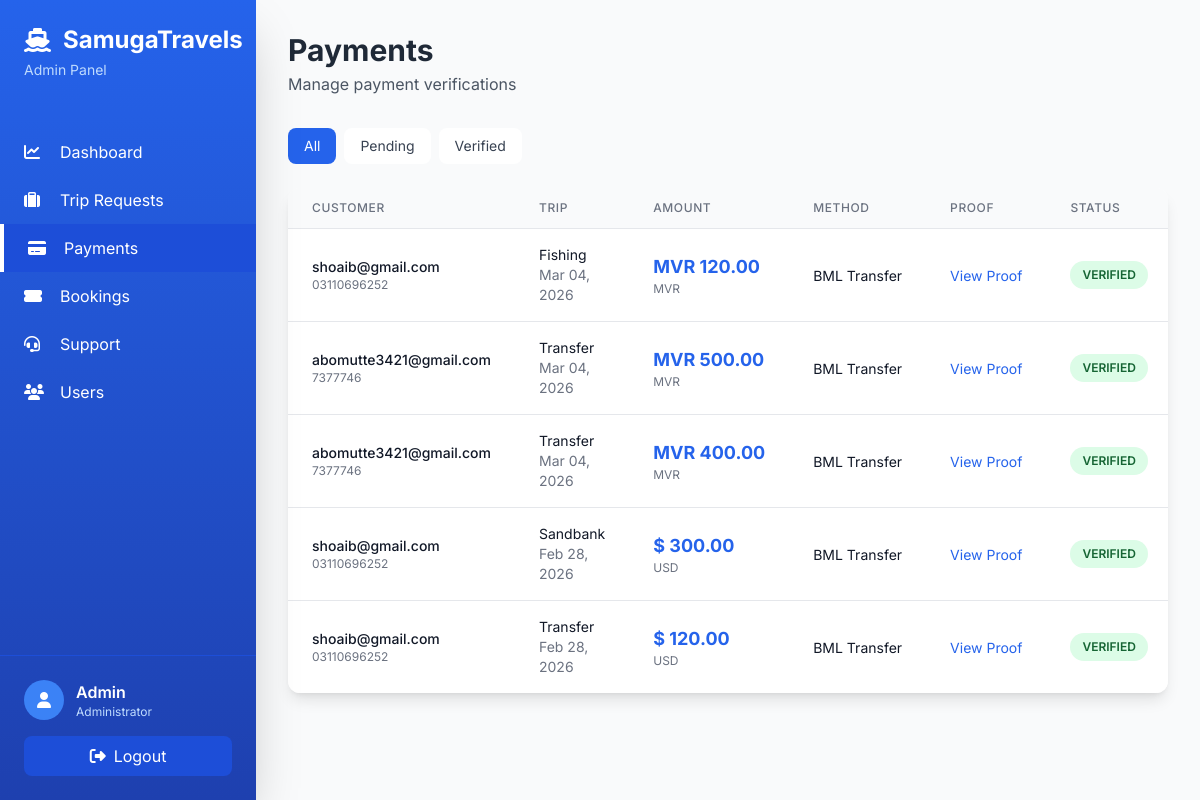
The page /api/admin-panel/payments/ (signed in) on the database its author committed.
### api/models.py (models this page shows, shortened)
class User(AbstractUser):
    phone_number = models.CharField(max_length=20, unique=True, null=True, blank=True)
    otp = models.CharField(max_length=6, null=True, blank=True)
    otp_created_at = models.DateTimeField(null=True, blank=True)
    is_admin = models.BooleanField(default=False)
    profile_image = models.ImageField(upload_to='profile_images/', null=True, blank=True)

class Payment(models.Model):
    PAYMENT_METHODS = [
        ('card', 'Card Payment'),
        ('bml', 'BML Transfer'),
        ('mib', 'MIB Transfer'),
    ]
    PAYMENT_STATUS = [
        ('pending', 'Pending'),
        ('verified', 'Verified'),
        ('failed', 'Failed'),
    ]
    CURRENCY_CHOICES = [
        ('USD', 'US Dollar'),
        ('MVR', 'Maldivian Rufiyaa'),
    ]
    id = models.UUIDField(primary_key=True, default=uuid.uuid4, editable=False)
    trip_request = models.OneToOneField(TripRequest, on_delete=models.CASCADE, related_name='payment')
    payment_method = models.CharField(max_length=20, choices=PAYMENT_METHODS)
    amount = models.DecimalField(max_digits=10, decimal_places=2)
    currency = models.CharField(max_length=3, choices=CURRENCY_CHOICES, default='USD')
    payment_proof = models.ImageField(upload_to='payment_proofs/', null=True, blank=True)
    transaction_id = models.CharField(max_length=255, blank=True)
    status = models.CharField(max_length=20, choices=PAYMENT_STATUS, default='pending')
    created_at = models.DateTimeField(auto_now_add=True)
    verified_at = models.DateTimeField(null=True, blank=True)

class TripRequest(models.Model):
    TRIP_TYPES = [
        ('transfer', 'Transfer'),
        ('snorkeling', 'Snorkeling'),
        ('fishing', 'Fishing'),
        ('sandbank', 'Sandbank'),
        ('guesthouse_transfer', 'Guesthouse Transfer'),
    ]
    STATUS_CHOICES = [
        ('pending', 'Pending'),
        ('quoted', 'Quoted'),
        ('accepted', 'Accepted'),
        ('payment_pending', 'Payment Pending'),
        ('confirmed', 'Confirmed'),
        ('completed', 'Completed'),
        ('cancelled', 'Cancelled'),
    ]
    CURRENCY_CHOICES = [
        ('USD', 'US Dollar'),
        ('MVR', 'Maldivian Rufiyaa'),
    ]
    id = models.UUIDField(primary_key=True, default=uuid.uuid4, editable=False)
    user = models.ForeignKey(User, on_delete=models.CASCADE, related_name='trip_requests')
    trip_type = models.CharField(max_length=50, choices=TRIP_TYPES)
    pickup_location = models.CharField(max_length=255)
    destination = models.CharField(max_length=255)
    trip_date = models.DateField()
    trip_time = models.TimeField()
    passenger_count = models.IntegerField()
    special_notes = models.TextField(blank=True)
    preferred_currency = models.CharField(max_length=3, choices=CURRENCY_CHOICES, default='USD')
    status = models.CharField(max_length=50, choices=STATUS_CHOICES, default='pending')
    created_at = models.DateTimeField(auto_now_add=True)
    updated_at = models.DateTimeField(auto_now=True)

### api/admin_views.py (the view)
# urls.py: path('admin-panel/payments/', payments_list, name='admin_payments'),
@login_required
@user_passes_test(is_admin)
def payments_list(request):
    status_filter = request.GET.get('status', 'all')
    payments = Payment.objects.select_related('trip_request__user').order_by('-created_at')
    if status_filter != 'all':
        payments = payments.filter(status=status_filter)
    context = {
        'payments': payments,
        'status_filter': status_filter,
    }
    return render(request, 'admin_panel/payments.html', context)

### api/admin_views.py (called while the page is built)
def is_admin(user):
    return user.is_authenticated and user.is_admin

### api/templates/admin_panel/payments.html (shortened to what this page needs)
{% extends 'admin_panel/base.html' %}
{% block page_title %}Payments{% endblock %}
{% block page_subtitle %}Manage payment verifications{% endblock %}
{% block content %}
<div class="mb-4 sm:mb-6 flex flex-wrap gap-2">
    <a href="?status=all" class="px-3 sm:px-4 py-2 text-sm rounded-lg {% if status_filter == 'all' %}bg-blue-600 text-white{% else %}bg-white text-gray-700 hover:bg-gray-50{% endif %} transition whitespace-nowrap">
        All
    </a>
    <a href="?status=pending" class="px-3 sm:px-4 py-2 text-sm rounded-lg {% if status_filter == 'pending' %}bg-orange-600 text-white{% else %}bg-white text-gray-700 hover:bg-gray-50{% endif %} transition whitespace-nowrap">
        Pending
    </a>
    <a href="?status=verified" class="px-3 sm:px-4 py-2 text-sm rounded-lg {% if status_filter == 'verified' %}bg-green-600 text-white{% else %}bg-white text-gray-700 hover:bg-gray-50{% endif %} transition whitespace-nowrap">
        Verified
    </a>
</div>
<div class="bg-white rounded-xl shadow-lg overflow-hidden">
    <div class="overflow-x-auto">
        <table class="min-w-full divide-y divide-gray-200">
            <thead class="bg-gray-50">
                <tr>
                    <th class="px-3 sm:px-6 py-3 text-left text-xs font-medium text-gray-500 uppercase tracking-wider">Customer</th>
                    <th class="px-3 sm:px-6 py-3 text-left text-xs font-medium text-gray-500 uppercase tracking-wider hidden md:table-cell">Trip</th>
                    <th class="px-3 sm:px-6 py-3 text-left text-xs font-medium text-gray-500 uppercase tracking-wider">Amount</th>
                    <th class="px-3 sm:px-6 py-3 text-left text-xs font-medium text-gray-500 uppercase tracking-wider hidden sm:table-cell">Method</th>
                    <th class="px-3 sm:px-6 py-3 text-left text-xs font-medium text-gray-500 uppercase tracking-wider hidden lg:table-cell">Proof</th>
                    <th class="px-3 sm:px-6 py-3 text-left text-xs font-medium text-gray-500 uppercase tracking-wider">Status</th>
                </tr>
            </thead>
            <tbody class="bg-white divide-y divide-gray-200">
                {% for payment in payments %}
                <tr class="hover:bg-gray-50">
                    <td class="px-3 sm:px-6 py-4 whitespace-nowrap">
                        <div class="text-xs sm:text-sm font-medium text-gray-900">{{ payment.trip_request.user.email }}</div>
                        <div class="text-xs text-gray-500">{{ payment.trip_request.user.phone_number|default:"-" }}</div>
                    </td>
                    <td class="px-3 sm:px-6 py-4 hidden md:table-cell">
                        <div class="text-xs sm:text-sm text-gray-900">{{ payment.trip_request.get_trip_type_display }}</div>
                        <div class="text-xs sm:text-sm text-gray-500">{{ payment.trip_request.trip_date|date:"M d, Y" }}</div>
                    </td>
                    <td class="px-3 sm:px-6 py-4 whitespace-nowrap">
                        <span class="text-base sm:text-lg font-bold text-blue-600">
                            {% if payment.currency == 'MVR' %}MVR{% else %}${% endif %} {{ payment.amount }}
                        </span>
                        <div class="text-xs text-gray-500">{{ payment.currency }}</div>
                    </td>
                    <td class="px-3 sm:px-6 py-4 whitespace-nowrap hidden sm:table-cell">
                        <span class="text-xs sm:text-sm text-gray-900">{{ payment.get_payment_method_display }}</span>
                    </td>
                    <td class="px-3 sm:px-6 py-4 whitespace-nowrap hidden lg:table-cell">
                        {% if payment.payment_proof %}
                        <a href="{{ payment.payment_proof.url }}" target="_blank" class="text-blue-600 hover:text-blue-800 text-xs sm:text-sm">
                            View Proof
                        </a>
                        {% else %}
                        <span class="text-gray-400">-</span>
                        {% endif %}
                    </td>
                    <td class="px-3 sm:px-6 py-4 whitespace-nowrap">
                        <span class="px-2 sm:px-3 py-1 inline-flex text-xs leading-5 font-semibold rounded-full
                            {% if payment.status == 'pending' %}bg-orange-100 text-orange-800
                            {% elif payment.status == 'verified' %}bg-green-100 text-green-800
                            {% else %}bg-red-100 text-red-800{% endif %}">
                            {{ payment.status|upper }}
                        </span>
                    </td>
                </tr>
                {% empty %}
                <tr>
                    <td colspan="7" class="px-3 sm:px-6 py-8 text-center text-gray-500 text-sm">
                        No payments found
                    </td>
                </tr>
                {% endfor %}
            </tbody>
        </table>
    </div>
</div>
{% endblock %}

### api/templates/admin_panel/base.html (shortened to what this page needs)
<!DOCTYPE html>
<html lang="en">
<head>
    <script src="https://cdn.tailwindcss.com"></script>
    <link rel="stylesheet" href="https://cdnjs.cloudflare.com/ajax/libs/font-awesome/6.4.0/css/all.min.css">
</head>
<body class="bg-gray-50">
    <div id="sidebar" class="fixed inset-y-0 left-0 w-64 bg-gradient-to-b from-blue-600 to-blue-800 text-white shadow-2xl z-50 transform -translate-x-full lg:translate-x-0 transition-transform duration-300">
        <div class="p-6">
            <h1 class="text-2xl font-bold flex items-center">
                <i class="fas fa-ship mr-3"></i>
                SamugaTravels
            </h1>
            <p class="text-blue-200 text-sm mt-1">Admin Panel</p>
        </div>
        <nav class="mt-6">
            <a href="{% url 'admin_dashboard' %}" class="flex items-center px-6 py-3 hover:bg-blue-700 transition {% if request.resolver_match.url_name == 'admin_dashboard' %}bg-blue-700 border-l-4 border-white{% endif %}">
                <i class="fas fa-chart-line w-6"></i>
                <span class="ml-3">Dashboard</span>
            </a>
            <a href="{% url 'admin_trip_requests' %}" class="flex items-center px-6 py-3 hover:bg-blue-700 transition {% if 'trip' in request.resolver_match.url_name %}bg-blue-700 border-l-4 border-white{% endif %}">
                <i class="fas fa-suitcase w-6"></i>
                <span class="ml-3">Trip Requests</span>
            </a>
            <a href="{% url 'admin_payments' %}" class="flex items-center px-6 py-3 hover:bg-blue-700 transition {% if 'payment' in request.resolver_match.url_name %}bg-blue-700 border-l-4 border-white{% endif %}">
                <i class="fas fa-credit-card w-6"></i>
                <span class="ml-3">Payments</span>
            </a>
            <a href="{% url 'admin_bookings' %}" class="flex items-center px-6 py-3 hover:bg-blue-700 transition {% if 'booking' in request.resolver_match.url_name %}bg-blue-700 border-l-4 border-white{% endif %}">
                <i class="fas fa-ticket-alt w-6"></i>
                <span class="ml-3">Bookings</span>
            </a>
            <a href="{% url 'admin_support' %}" class="flex items-center px-6 py-3 hover:bg-blue-700 transition {% if 'support' in request.resolver_match.url_name %}bg-blue-700 border-l-4 border-white{% endif %}">
                <i class="fas fa-headset w-6"></i>
                <span class="ml-3">Support</span>
            </a>
            <a href="{% url 'admin_users' %}" class="flex items-center px-6 py-3 hover:bg-blue-700 transition {% if 'user' in request.resolver_match.url_name %}bg-blue-700 border-l-4 border-white{% endif %}">
                <i class="fas fa-users w-6"></i>
                <span class="ml-3">Users</span>
            </a>
        </nav>
        <div class="absolute bottom-0 w-full p-6 border-t border-blue-700">
            <div class="flex items-center">
                <div class="w-10 h-10 rounded-full bg-blue-500 flex items-center justify-center">
                    <i class="fas fa-user"></i>
                </div>
                <div class="ml-3">
                    <p class="font-semibold">{{ request.user.first_name|default:request.user.username }}</p>
                    <p class="text-xs text-blue-200">Administrator</p>
                </div>
            </div>
            <a href="{% url 'admin_logout' %}" class="mt-4 block text-center py-2 bg-blue-700 hover:bg-blue-600 rounded-lg transition">
                <i class="fas fa-sign-out-alt mr-2"></i>Logout
            </a>
        </div>
    </div>
    <div class="lg:ml-64 p-4 sm:p-6 md:p-8 pt-16 lg:pt-8">
        <div class="mb-6 sm:mb-8">
            <h2 class="text-2xl sm:text-3xl font-bold text-gray-800">{% block page_title %}Dashboard{% endblock %}</h2>
            <p class="text-sm sm:text-base text-gray-600 mt-1">{% block page_subtitle %}Welcome to your admin panel{% endblock %}</p>
        </div>
        {% block content %}{% endblock %}
    </div>
</body>
</html>

### api/templates/admin_panel/base.html (style rules this page uses)
body { font-family: 'Inter', sans-serif; }

### rows shown on the page
User: user.first_name "Admin"
Payment: trip_request.user.email "shoaib@gmail.com", trip_request.user.phone_number "03110696252", trip_request.trip_type "Fishing", trip_request.trip_date "Mar 04, 2026", shows "MVR", amount "120.00", currency "MVR", payment_method "BML Transfer", status "VERIFIED"
Payment: trip_request.user.email "abomutte3421@gmail.com", trip_request.user.phone_number "7377746", trip_request.trip_type "Transfer", trip_request.trip_date "Mar 04, 2026", shows "MVR", amount "500.00", currency "MVR", payment_method "BML Transfer", status "VERIFIED"
Payment: trip_request.user.email "abomutte3421@gmail.com", trip_request.user.phone_number "7377746", trip_request.trip_type "Transfer", trip_request.trip_date "Mar 04, 2026", shows "MVR", amount "400.00", currency "MVR", payment_method "BML Transfer", status "VERIFIED"
Payment: trip_request.user.email "shoaib@gmail.com", trip_request.user.phone_number "03110696252", trip_request.trip_type "Sandbank", trip_request.trip_date "Feb 28, 2026", amount "300.00", currency "USD", payment_method "BML Transfer", status "VERIFIED"
Payment: trip_request.user.email "shoaib@gmail.com", trip_request.user.phone_number "03110696252", trip_request.trip_type "Transfer", trip_request.trip_date "Feb 28, 2026", amount "120.00", currency "USD", payment_method "BML Transfer", status "VERIFIED"
